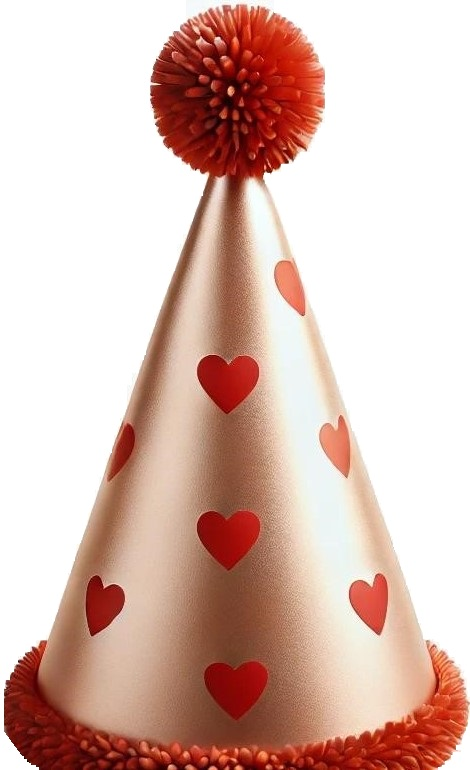
#> input picture faces/hat.jpg, 470 x 770 px
$ python faces_detection.py
#> lines starting #> are read from the running program, lines starting #| are printed output that depends on the picture; after the words box and inside, x2 and y2 are one past the last pixel; in counts of white or black regions, pixels touching at a corner belong together
import cv2
import matplotlib.pyplot as plt
import numpy as np
import os
from PIL import Image

# Directory containing images
image_dir = 'images'
output_dir = 'output_faces'
hat_image_path = "hat.jpg"  # Path to the new hat image

# Create the output directory if it doesn't exist
if not os.path.exists(output_dir):
    os.makedirs(output_dir)

# Load the face classifier
face_classifier = cv2.CascadeClassifier(
    cv2.data.haarcascades + "haarcascade_frontalface_default.xml"
)

# Load the new birthday hat image
hat = cv2.imread(hat_image_path, cv2.IMREAD_UNCHANGED)
#> hat is the input picture: shape (770, 470, 3); mean B, G, R 179.7, 189, 219.3

# Create a mask for the hat
hat_gray = cv2.cvtColor(hat, cv2.COLOR_BGR2GRAY)
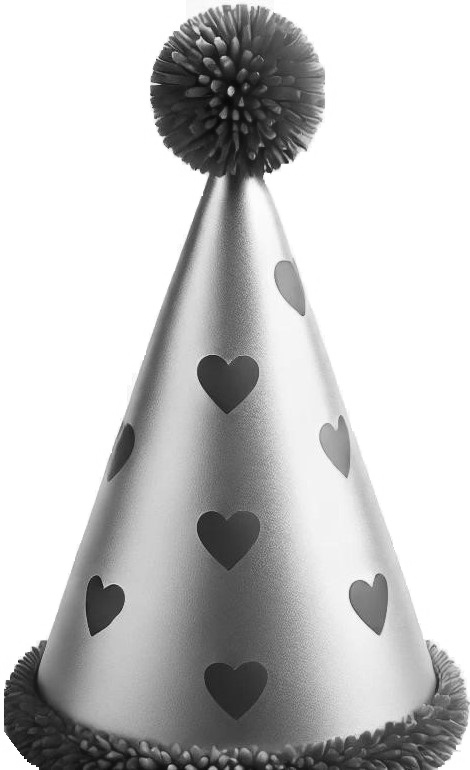
#> hat_gray: shape (770, 470); min 2, max 255, mean 197
_, mask = cv2.threshold(hat_gray, 240, 255, cv2.THRESH_BINARY_INV)
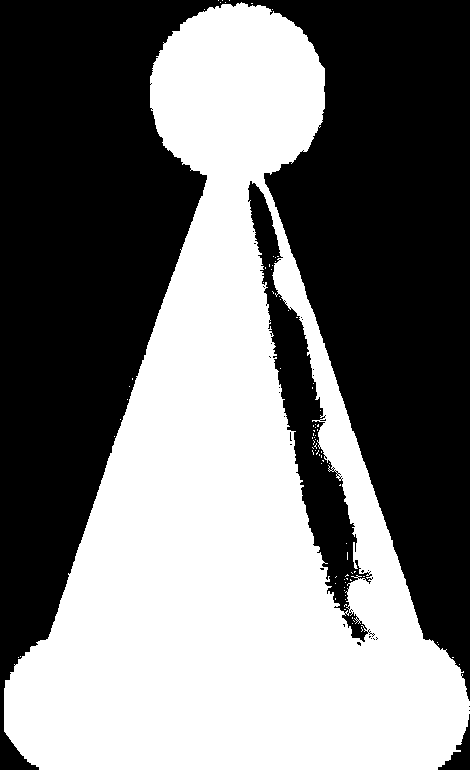
#> mask: shape (770, 470); 47.4% white; 85 white regions (84 under 20 px), largest, box (x1, y1, x2, y2) and area: (4, 2, 470, 770) 171319

# Ensure the hat image has an alpha channel
if hat.shape[2] == 3:
    hat = cv2.cvtColor(hat, cv2.COLOR_BGR2BGRA)
#> hat: shape (770, 470, 4)

# Add the mask to the alpha channel of the hat image
hat[:, :, 3] = mask

# Function to process and extract face from an image
# [71 lines left out: function process_image, not called in this run]

# Loop over all images in the directory
#> (the run stopped early here; a loop or call above may not have finished)

$ run again, with ex1/four_triangles_example.png saved as faces/hat.jpg
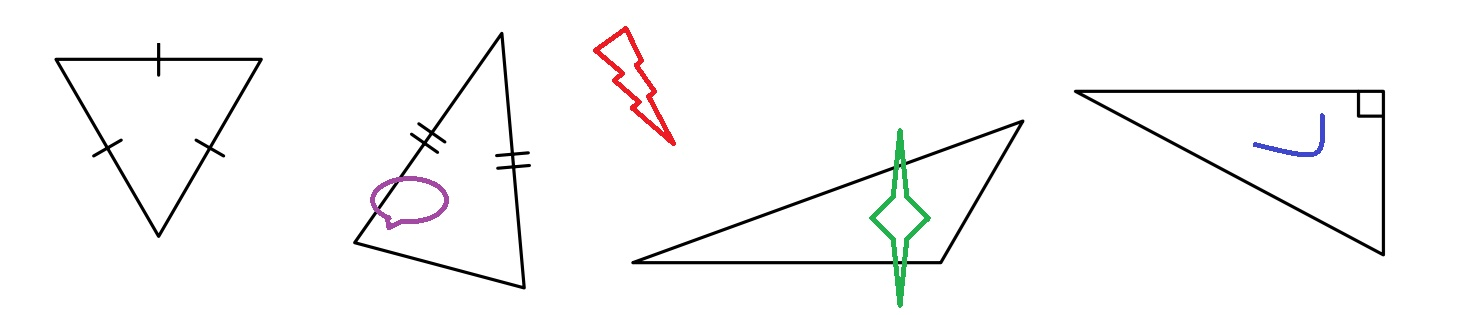
#> input picture ex1/four_triangles_example.png, 1467 x 315 px
#> hat is the input picture: shape (315, 1467, 3); mean B, G, R 247.6, 247.6, 247.9
#> `_, mask = cv2.threshold(hat_gray, 240, 255, cv2.THRESH_BINARY_INV)`:
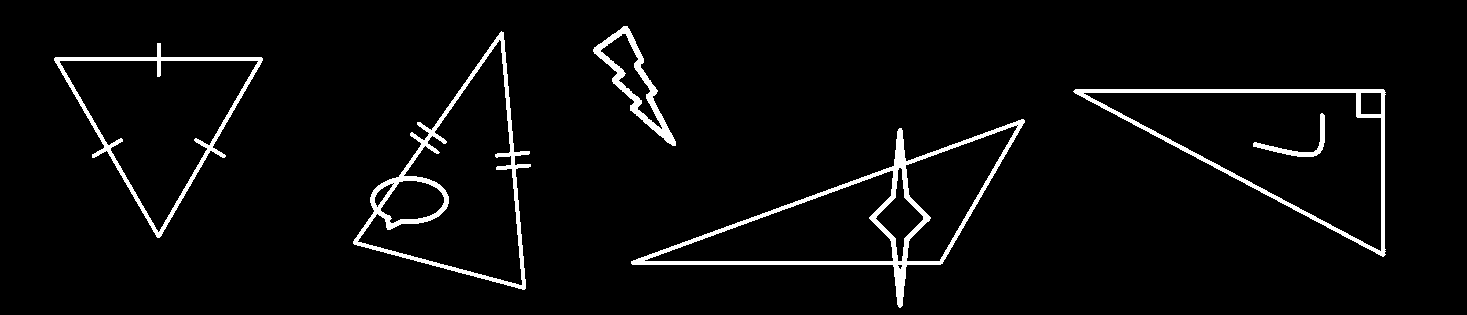
#> mask: shape (315, 1467); 4% white; 6 white regions, box (x1, y1, x2, y2) and area: (631, 119, 1025, 308) 5384, (353, 31, 531, 290) 4228, (1073, 89, 1386, 257) 3529, (54, 43, 263, 238) 2864, (593, 26, 676, 146) 1832, (1253, 113, 1325, 157) 528
